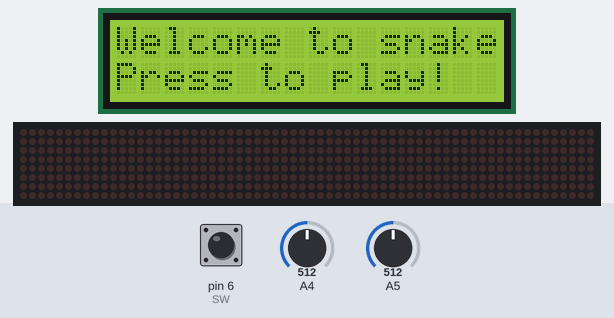
The sketch below on a simulated Arduino Uno, built with avr-gcc and run on an emulated ATmega328P. Parts: 16×2 character LCD, 64×8 LED matrix. Inputs (shaded band) come from the test bench; at power-on: pin 6 (SW) HIGH, A4 = 512, A5 = 512. Random numbers use the default seed unless the sketch sets one.

Above: at 0.8 s.
0.9 s: pin 6 (SW) pulled LOW for 0.15 s
At 1.4 s:
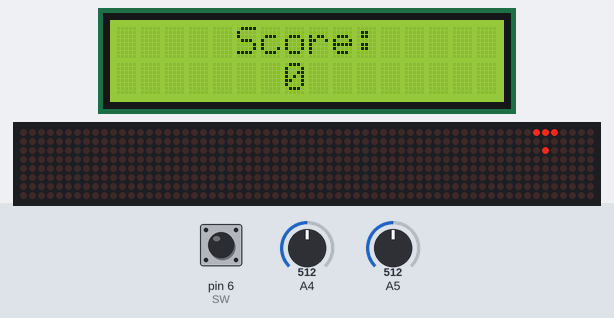
At 2.0 s:
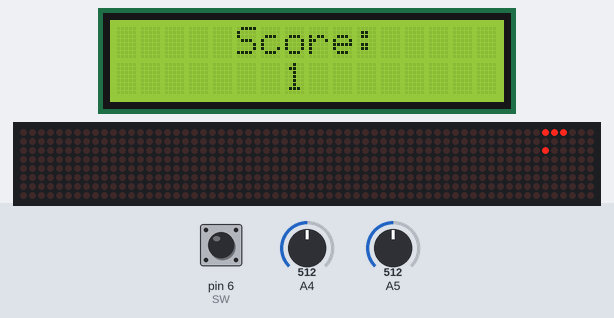
4.0 s: A4 set to 587
7.0 s: A4 set to 609
At 8.0 s:
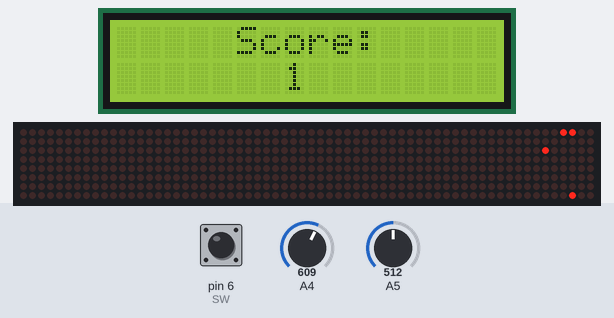
Timing chart, 0 to 10.0 s (numbered marks = the images above; inputs shaded):
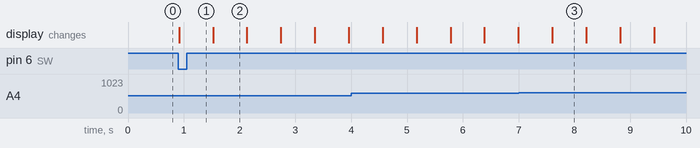

The sketch:

snake_game_final.ino
```cpp
#include <LiquidCrystal.h>
#include <LedControl.h>
#define DATA_IN 10
#define CLK 8
#define LOAD 9
#define RS 12
#define E 11
#define DIG4 5
#define DIG5 4
#define DIG6 3
#define DIG7 2
#define SW 6
#define TIER_1 6
#define TIER_2 12
#define TIER_3 24
int score;
int level;
int snakeLength;
LedControl lc=LedControl (DATA_IN, CLK, LOAD, 0);
LiquidCrystal lcd (RS,E,DIG4,DIG5,DIG6,DIG7);
struct point{//structura cu care memorez pozitia snake-ului
  int x,y;
  inline bool operator == (point a)
  {
    if (a.x==x && a.y==y)
    return true;
    return false;
  }
  inline bool operator != (point a)
  {
    if (a.x!=x || a.y!=y)
    return true;
    return false;
  }
  inline point operator = (point a)
  {
    x=a.x;
    y=a.y;
    return a;
  }
}matrix[63],UP,DOWN,LEFT,RIGHT,currentDirection,food;

void showSnake ()//aprinde led-urile matricei dupa coordonatele date
{
    for (int i=0;i<snakeLength;i++)
      lc.setLed(0,matrix[i].x,matrix[i].y,true);
}

void gameStart ()//meniul initial in care se apasa pt a incepe jocul
{
    lcd.clear();
    lcd.setCursor(0,0);
    lcd.print("Welcome to snake!");
    lcd.setCursor(0,1);
    lcd.print("Press to play!");
    while (digitalRead(SW))//astept input ca sa inceapa
      {}
    lcd.clear();
    lcd.setCursor(0,0);
    lcd.print("     Score:");
}
point directionChanged (int xInput,int yInput,bool &change)//se verifica directia de miscare primita ca input si daca este valida
{
    //Serial.println("entered function");
    point newDirection;
    if (xInput>600)
      {
          //Serial.println("right");
          newDirection=RIGHT;
          if (currentDirection==LEFT)
            change=false;
          else change=true;
          return newDirection;
      }
    if (xInput<400)
      {
          //Serial.println("left");
          newDirection=LEFT;
          if (currentDirection==RIGHT)
            change=false;
          else change=true;
          return newDirection;
      }
    if (yInput>600)
      {
          //Serial.println("up");
          newDirection=UP;
          if (currentDirection==DOWN)
            change=false;
          else change=true;
          return newDirection;
      }
    if (yInput<400)
      {
          //Serial.println("down");
          newDirection=DOWN;
          if (currentDirection==UP)
            change=false;
          else change=true;
          return newDirection;
      }
      change=true;
      return currentDirection;
}
bool checkCollision ()
{
    for (int i=1;i<snakeLength;i++)
        if (matrix[0]==matrix[i])
            return true;
    return false;
}
bool checkEaten ()
{
    if (matrix[0]==food)
      {
        score++;
        return true;
      }
    return false;
}
bool checkCoordinates(point foodAux)
{
     for (int i=0;i<snakeLength;i++)
        if (matrix[i]==foodAux)
             return false;
     return true;
}
void showFood()
{
    lc.setLed(0,food.x,food.y,true);
}
void generateFood()
{
    food.x=random(8);
    food.y=random(8);
    while (!checkCoordinates(food))
    {
      food.x=random(8);
      food.y=random(8);
    }
}
void setup() {
    randomSeed(analogRead(0));//asigurare ca este random
    pinMode(SW,INPUT);
    digitalWrite(SW,HIGH);
    Serial.begin(9600);
    lcd.begin(16,2);
    lc.shutdown(0,false);
    lc.setIntensity(0,8);
    lc.clearDisplay(0);
    score=0;
    snakeLength=3;
    level=1;
    UP.x=0;//setare directii
    UP.y=1;
    DOWN.x=0;
    DOWN.y=-1;
    LEFT.x=1;
    LEFT.y=0;
    RIGHT.x=-1;
    RIGHT.y=0;
    matrix[0].x=0;
    matrix[0].y=2;
    matrix[1].x=0;
    matrix[1].y=1;
    matrix[2].x=0;
    matrix[2].y=0;
    currentDirection=UP;
    gameStart();
    showSnake();
    generateFood();//creare cu rand a coordonatelor mancarii si verificare
    showFood();//afisarea mancarii
}
void addNewBrick()//adaugarea unei noi bucati in coada snake-ului - 4 cazuri
{
    if (currentDirection==DOWN)
    {
        matrix[snakeLength].x=matrix[snakeLength-1].x;
        matrix[snakeLength].y=matrix[snakeLength-1].y+1;
    }
    if (currentDirection==UP)
    {
        matrix[snakeLength].x=matrix[snakeLength-1].x;
        matrix[snakeLength].y=matrix[snakeLength-1].y-1;
    }
    if (currentDirection==LEFT)
    {
        matrix[snakeLength].x=matrix[snakeLength-1].x-1;
        matrix[snakeLength].y=matrix[snakeLength-1].y;
    }
    if (currentDirection==RIGHT)
    {
        matrix[snakeLength].x=matrix[snakeLength-1].x+1;
        matrix[snakeLength].y=matrix[snakeLength-1].y;
    }
    snakeLength++;
}
void restart()//repornire joc
{
    lc.clearDisplay(0);
    score=0;
    snakeLength=3;
    level=1;
    UP.x=0;
    UP.y=1;
    DOWN.x=0;
    DOWN.y=-1;
    LEFT.x=1;
    LEFT.y=0;
    RIGHT.x=-1;
    RIGHT.y=0;
    matrix[0].x=0;
    matrix[0].y=2;
    matrix[1].x=0;
    matrix[1].y=1;
    matrix[2].x=0;
    matrix[2].y=0;
    currentDirection=UP;
    gameStart();
    showSnake();
    generateFood();
    showFood();
}
void gameEnd ()//se termina jocul - afisare tier + scor + optiunea de revenire la meniu
{
    bool nextGame;
    lc.clearDisplay(0);
    //Serial.println(digitalRead(SW));
    lcd.clear();
    lcd.setCursor(0,1);
    lcd.print("Your score was");
    lcd.print(score);
    lcd.setCursor(0,0);
    lcd.print("Game ended!");
    delay(2000);
    lcd.clear();
    lcd.setCursor(0,0);
    lcd.print("Your tier:");
    lcd.setCursor(0,1);
    if (snakeLength<=TIER_1)
    lcd.print("Begginer!");
    else if (snakeLength>TIER_1 && snakeLength<=TIER_2)
    lcd.print("Expert!");
    else if (snakeLength>TIER_2 && snakeLength<=TIER_3)
    lcd.print("Godlike!");
    else if (snakeLength>TIER_3)
    lcd.print("Legendary!");
    delay(3000);
    lcd.clear();
    lcd.setCursor(4,0);
    lcd.print("Press to");
    lcd.setCursor(3,1);
    lcd.print("play again");
    while(digitalRead(SW)){}
    delay(2000);
    restart();
}
void loop() {
  // put your main code here, to run repeatedly:
     lcd.setCursor(7,1);
     lcd.print(score);
     point direction;
     point newDirection;
     bool valid;
     int xInput=analogRead(A4);
     int yInput=analogRead(A5);
     //Serial.print ("x= ");
     //Serial.println (xInput);
     //Serial.print("y= ");
     //Serial.println (yInput);
     newDirection=directionChanged(xInput,yInput,valid);
     if (valid && newDirection!=currentDirection)
          currentDirection=newDirection;
     for (int i=snakeLength-1;i>0;i--)
     matrix[i]=matrix[i-1];
     matrix[0].x+=currentDirection.x;
     matrix[0].y+=currentDirection.y;
     if (matrix[0].x<0)
     matrix[0].x=7;
     if (matrix[0].x>7)
     matrix[0].x=0;
     if (matrix[0].y<0)
     matrix[0].y=7;
     if (matrix[0].y>7)
     matrix[0].y=0;
     if (checkEaten())
     {
        generateFood();
     }
     if (checkCollision())
        gameEnd();
     if (score/5>level-1)
     {
        level++;
        addNewBrick();
     }
     //Serial.println(level);
     lc.clearDisplay(0);
     showFood();
     showSnake();
     delay(60*(11-level));
}
```

Measured:
- the behaviour switches between 600 and 601 on A4 (found by bisection; images 2 and 3)
- after the input at 0.9 s, the display: changes at once (image 1)
